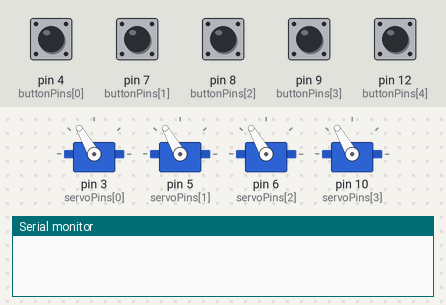
Bench run of a sketch on a simulated Arduino Nano, built with avr-gcc and run on an emulated ATmega328P. On the bench: 4 × servo, the last lines printed to the serial monitor. The test bench sets the inputs (shaded band); at power-on: pin 4 (buttonPins[0]), pin 7 (buttonPins[1]), pin 8 (buttonPins[2]), pin 9 (buttonPins[3]), pin 12 (buttonPins[4]) HIGH.

Above: at 1.2 s.
1.3 s: pin 4 (buttonPins[0]) pulled LOW for 0.15 s
At 1.77 s:
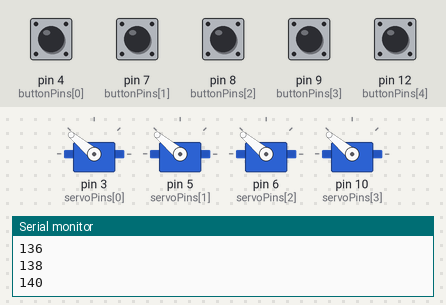
At 2.27 s:
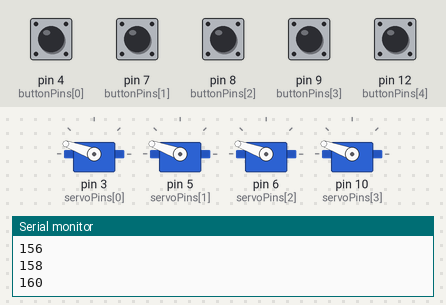
Timing chart, 0 to 10.3 s (numbered marks = the images above; inputs shaded):
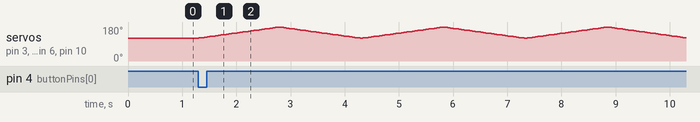

The sketch:

servo_test.ino
```cpp
//將所有servo 重置至0度，並在任意按鈕按下時開始旋轉

#include "Button_read.h"
#include "Servo_control_0.h"

void setup(){
  Serial.begin(9600);
  setupServo();
  setupButton();
}

void loop(){
  ReadButton();
  updateServo();
  delay(50);
}
```

Button_read.h
```cpp
#include "Global_define.h"

// 設定按鈕為輸入並啟用內建上拉電阻
void setupButton(){
  for (int i = 0; i < buttonCount; i++) {
    pinMode(buttonPins[i], INPUT_PULLUP);
    lastButtonStates[i] = false;
    button_currentValue[i] = false;
  }
}

// 讀取按鈕數值
void ReadButton(){
  for (int i = 0; i < buttonCount; i++) {
    bool currentState = !digitalRead(buttonPins[i]); // 按下為 LOW，取反
    if (currentState && !lastButtonStates[i]) {
      //CoinData[i]++;
      button_currentValue[i] = 1;
    }
    else{
      button_currentValue[i] = 0;
    }
    lastButtonStates[i] = currentState;
  }
}
```

Global_define.h
```cpp
#ifndef VALUE
#define VALUE

// 定義伺服馬達
#define vibrationPin A1
int servoPins[] = {3, 5, 6, 10};
int servoSpeed;
int servoAngle[4];

// 定義馬達
#define motorPinB A0 //for digital output
#define motorPinA 11 //for analog output
int motorSpeed;
bool motorDirect , motorAddSpeed;

// 按鈕腳位
const int buttonPins[] = {4, 7, 8, 9, 12};
const int buttonCount = 5;

// 按鈕狀態變數
bool lastButtonStates[buttonCount];
bool button_currentValue[buttonCount];

// 光敏腳位 & 數據
const int photoPins[] = {A2, A3, A6, A7};
float threshold[4]; //自動門檻
const float hardThreshold = 0.4; //需要高平均 (1+hardThreshold) 倍才會觸發
int CoinData[4];
bool CoinActive[4]; //硬幣是否落下

// 微動開關（尚未使用）
#define switchPin 2
#define ledPin 13

#endif
```

Servo_control_0.h
```cpp
#include "Global_define.h"
#include <Servo.h>

// 宣告伺服馬達
Servo myServo[4];

// 計算何時開始轉
bool button_Triggered = 0;

// 伺服馬達初始設定
void setupServo(){
  servoSpeed = 1;
  for(int i=0;i<4;i++){
    myServo[i].attach(servoPins[i]);
    servoAngle[i] = 120;
  }
}

// 計算伺服馬達角度（可變更）
void calculateServo(){
  if(button_Triggered == 1){
    for(int i=0;i<4;i++)
      servoAngle[i] += 2 * servoSpeed;
    if(servoAngle[0] == 180 || servoAngle[0] == 120) //從60轉到0再轉回來，重複
      servoSpeed = -servoSpeed;
    Serial.println(servoAngle[0]);
  }
}

// 計算何時開始轉
void ServoTrigger(){
  for(int i=0;i<4;i++){
    if(button_currentValue[i] == 1){
      button_Triggered = 1;
    }
  }
}

// 更新伺服馬達
void updateServo(){
  ServoTrigger();
  calculateServo();
  for(int i=0;i<4;i++){
    myServo[i].write(servoAngle[i]);
  }
}
```
